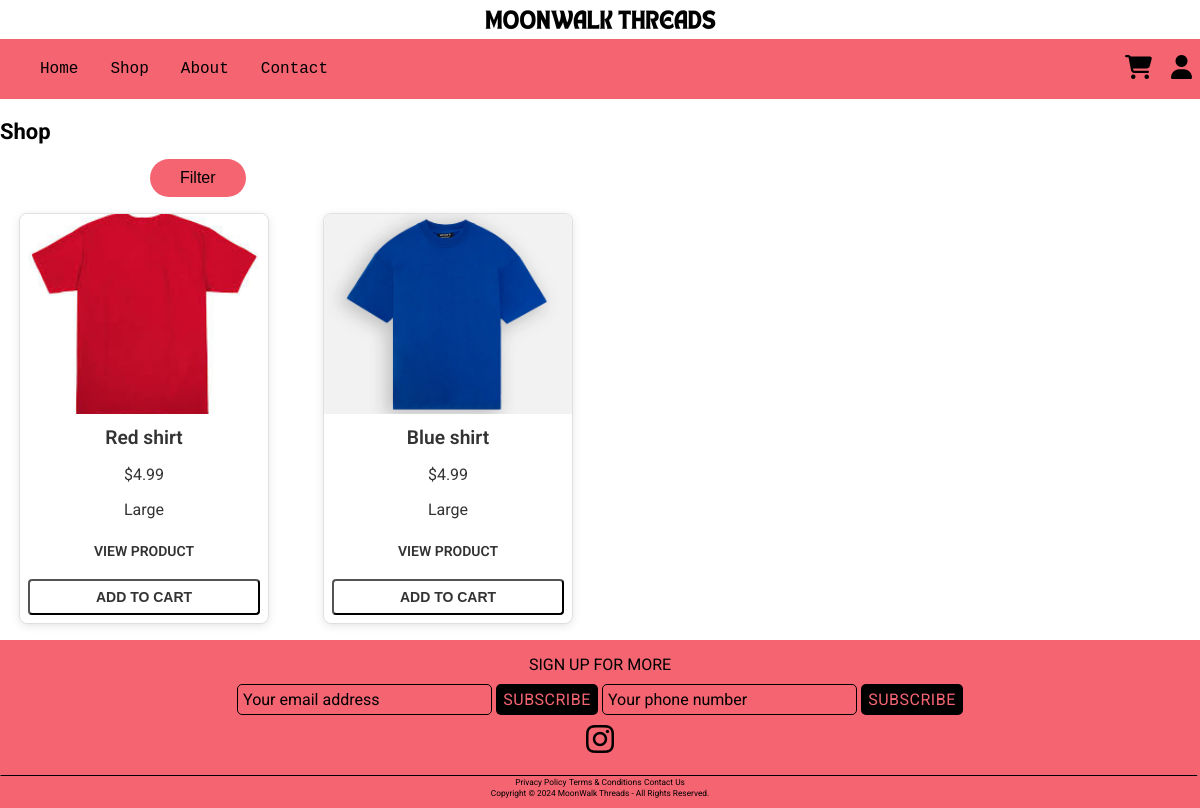
The page /shop/ on the database as committed earlier.
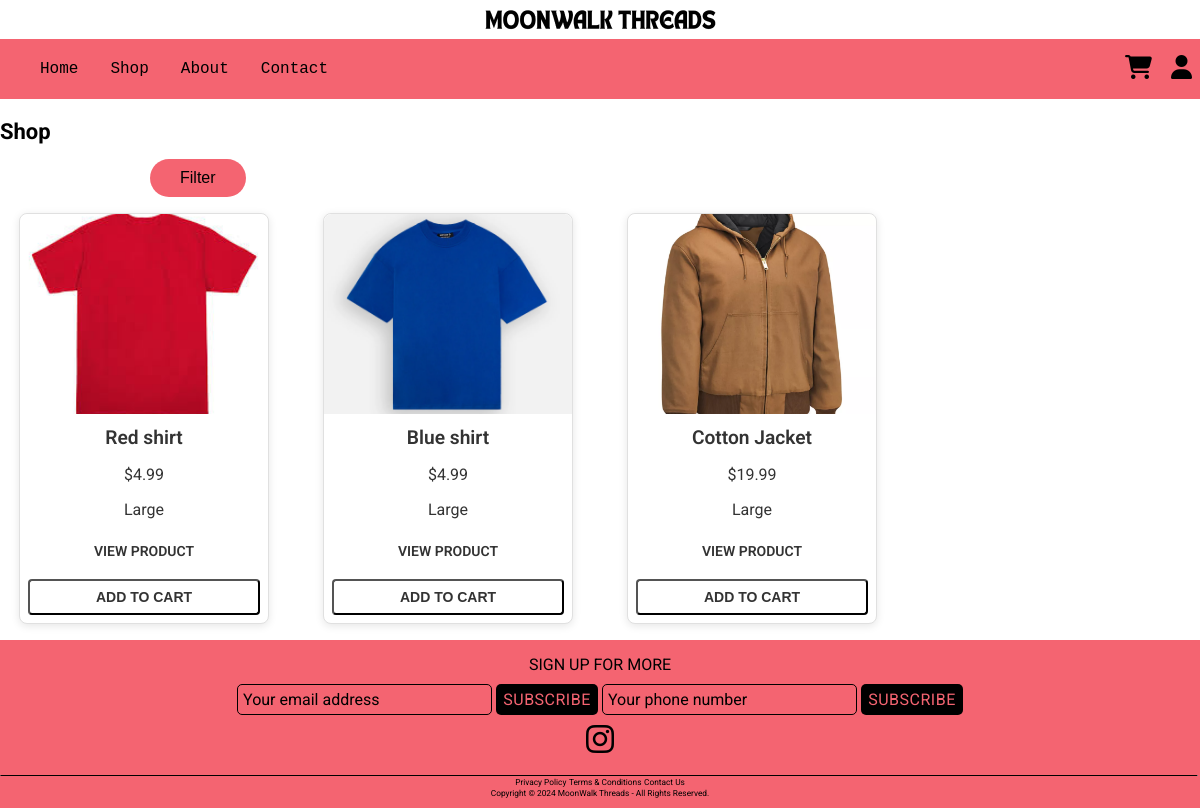
The same page on the database as committed later.
### myapp/models.py (models this page shows, shortened)
class Product(models.Model):
    name = models.CharField(max_length=100)
    price= models.DecimalField(default=0, decimal_places=2, max_digits=6)
    category = models.ForeignKey(Category, on_delete=models.CASCADE, default=1)
    size = models.CharField(max_length=20)
    description = models.CharField(max_length=250, default='', blank=True, null=True)
    image = models.ImageField(upload_to='uploads/product/')
    featured = models.BooleanField(default=False)

### myapp/views.py (the view)
# urls.py: path('shop/', views.shop, name='shop'),
def shop(request, foo=None):
    if foo:
        foo = foo.replace('-', ' ')
        try:
            category = Category.objects.get(name=foo)
            products = Product.objects.filter(category=category)
        except Category.DoesNotExist:
            messages.success(request, ("Category Doesn't Exist!"))
            return redirect('shop')
    else:
        products = Product.objects.all()
        category = None  # No category selected
    categories = Category.objects.all()  # Pass all categories to the template
    return render(request, 'shop.html', {'products': products, 'category': category, 'categories': categories})

### myapp/templates/shop.html (shortened to what this page needs)
{% extends 'base.html' %}
{% load static %}
{% block content %}
<h1>Shop</h1>
<div class="shop-filter">
    <button class="shop-filter-button" onclick="toggleDropdown()">Filter</button>
</div>
<section class="shop-product-section">
    <div class="shop-product-grid">
        {% for product in products %}
        <div class="shop-product-card">
            <img class="shop-product-image" src="{{ product.image.url }}" alt="Product Image" />
            <div class="shop-product-body">
                <h5 class="shop-product-title">{{ product.name }}</h5>
                <p class="shop-product-price">${{ product.price }}</p>
                <p class="shop-product-price">{{ product.size }}</p>
            </div>
            <div class="shop-product-footer">
                <a class="btn btn-outline-dark" href="{% url 'productDetails' product.id %}">View Product</a>
                <button class="btn btn-outline-dark shop-add-to-cart-btn" data-id="{{ product.id }}">Add to Cart</button>
            </div>
        </div>
        {% endfor %}
    </div>
</section>
{% endblock %}

Rows that differ between the two databases and show on the page:
added Product: image (picture), name "Cotton Jacket", price "19.99", size "Large"
